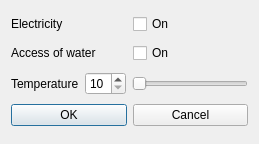
<?xml version="1.0" encoding="UTF-8"?>
<ui version="4.0">
 <class>ValuesDialog</class>
 <widget class="QDialog" name="ValuesDialog">
  <property name="geometry">
   <rect>
    <x>0</x>
    <y>0</y>
    <width>259</width>
    <height>144</height>
   </rect>
  </property>
  <property name="minimumSize">
   <size>
    <width>259</width>
    <height>144</height>
   </size>
  </property>
  <property name="maximumSize">
   <size>
    <width>259</width>
    <height>144</height>
   </size>
  </property>
  <property name="windowTitle">
   <string>Room#1</string>
  </property>
  <layout class="QVBoxLayout" name="verticalLayout">
   <item>
    <layout class="QHBoxLayout" name="horizontalLayout">
     <item>
      <widget class="QLabel" name="label">
       <property name="text">
        <string>Electricity</string>
       </property>
      </widget>
     </item>
     <item>
      <widget class="QCheckBox" name="checkBox">
       <property name="text">
        <string>On</string>
       </property>
      </widget>
     </item>
    </layout>
   </item>
   <item>
    <layout class="QHBoxLayout" name="horizontalLayout_2">
     <item>
      <widget class="QLabel" name="label_2">
       <property name="text">
        <string>Access of water         </string>
       </property>
      </widget>
     </item>
     <item>
      <widget class="QCheckBox" name="checkBox_2">
       <property name="text">
        <string>On</string>
       </property>
      </widget>
     </item>
    </layout>
   </item>
   <item>
    <layout class="QHBoxLayout" name="horizontalLayout_3">
     <item>
      <widget class="QLabel" name="label_3">
       <property name="text">
        <string>Temperature</string>
       </property>
      </widget>
     </item>
     <item>
      <widget class="QSpinBox" name="spinBox">
       <property name="minimum">
        <number>10</number>
       </property>
       <property name="maximum">
        <number>35</number>
       </property>
      </widget>
     </item>
     <item>
      <widget class="QSlider" name="horizontalSlider">
       <property name="minimum">
        <number>10</number>
       </property>
       <property name="maximum">
        <number>35</number>
       </property>
       <property name="orientation">
        <enum>Qt::Horizontal</enum>
       </property>
      </widget>
     </item>
    </layout>
   </item>
   <item>
    <layout class="QHBoxLayout" name="horizontalLayout_4">
     <item>
      <widget class="QPushButton" name="pushButton">
       <property name="text">
        <string>OK</string>
       </property>
      </widget>
     </item>
     <item>
      <widget class="QPushButton" name="pushButton_2">
       <property name="text">
        <string>Cancel</string>
       </property>
      </widget>
     </item>
    </layout>
   </item>
  </layout>
 </widget>
 <resources/>
 <connections>
  <connection>
   <sender>pushButton</sender>
   <signal>clicked()</signal>
   <receiver>ValuesDialog</receiver>
   <slot>accept()</slot>
   <hints>
    <hint type="sourcelabel">
     <x>68</x>
     <y>120</y>
    </hint>
    <hint type="destinationlabel">
     <x>129</x>
     <y>71</y>
    </hint>
   </hints>
  </connection>
  <connection>
   <sender>pushButton_2</sender>
   <signal>clicked()</signal>
   <receiver>ValuesDialog</receiver>
   <slot>reject()</slot>
   <hints>
    <hint type="sourcelabel">
     <x>190</x>
     <y>120</y>
    </hint>
    <hint type="destinationlabel">
     <x>129</x>
     <y>71</y>
    </hint>
   </hints>
  </connection>
  <connection>
   <sender>spinBox</sender>
   <signal>valueChanged(int)</signal>
   <receiver>horizontalSlider</receiver>
   <slot>setValue(int)</slot>
   <hints>
    <hint type="sourcelabel">
     <x>128</x>
     <y>84</y>
    </hint>
    <hint type="destinationlabel">
     <x>203</x>
     <y>84</y>
    </hint>
   </hints>
  </connection>
  <connection>
   <sender>horizontalSlider</sender>
   <signal>valueChanged(int)</signal>
   <receiver>spinBox</receiver>
   <slot>setValue(int)</slot>
   <hints>
    <hint type="sourcelabel">
     <x>203</x>
     <y>84</y>
    </hint>
    <hint type="destinationlabel">
     <x>128</x>
     <y>84</y>
    </hint>
   </hints>
  </connection>
 </connections>
</ui>
